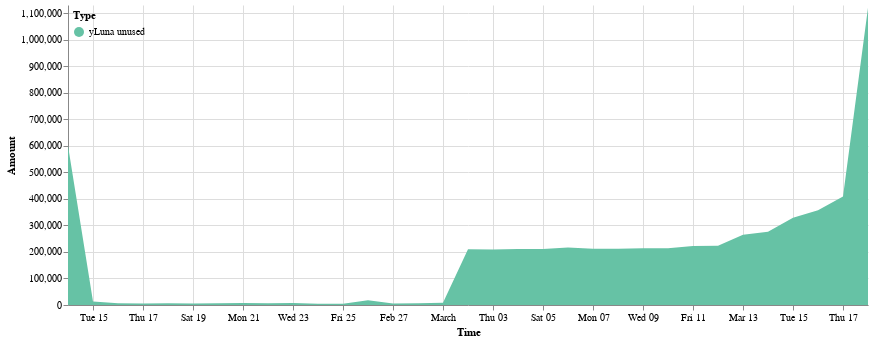

This figure's notebook cell:
### Code cell
cp.get_yluna_time_area_chart(ydp.asset_unused, 
               alt.Scale(scheme='set2'),
               min_date = ydp.asset_unused.Time.min(),
               max_date = ydp.asset_unused.Time.max(),
               top_padding = 10000
        ).properties(width=800).configure_view(strokeOpacity=0)

### Figure 1 — Vega-Lite specification as saved in the notebook (floating-point values rounded to 4 significant figures)
{"config": {"view": {"continuousWidth": 400, "continuousHeight": 300, "strokeOpacity": 0}}, "data": {"name": "data-fee9f65979435c92160f4b6ab503aceb"}, "mark": "area", "encoding": {"color": {"field": "Type", "legend": {"direction": "vertical", "legendY": 0, "orient": "none", "padding": 5}, "scale": {"scheme": "set2"}, "type": "nominal"}, "tooltip": [{"field": "Time", "format": "%Y-%m-%d", "type": "temporal"}, {"field": "Type", "type": "nominal"}, {"field": "Amount (millions)", "type": "nominal"}], "x": {"field": "Time", "scale": {"domain": ["2022-02-14", "2022-03-18"]}, "type": "temporal"}, "y": {"field": "Amount", "scale": {"domain": [0, 1131000.0]}, "type": "quantitative"}}, "width": 800, "$schema": "https://vega.github.io/schema/vega-lite/v4.17.0.json", "datasets": {"data-fee9f65979435c92160f4b6ab503aceb": [{"Time": "2022-02-14", "Amount signed": 890600.0, "Amount": 599900.0, "Type": "yLuna unused", "Amount (millions)": "0.6M"}, {"Time": "2022-02-15", "Amount signed": 213600.0, "Amount": 12850.0, "Type": "yLuna unused", "Amount (millions)": "0.01M"}, {"Time": "2022-02-16", "Amount signed": 36280.0, "Amount": 6408.0, "Type": "yLuna unused", "Amount (millions)": "0.01M"}, {"Time": "2022-02-17", "Amount signed": 390600.0, "Amount": 5548.0, "Type": "yLuna unused", "Amount (millions)": "0.01M"}, {"Time": "2022-02-18", "Amount signed": 19640.0, "Amount": 7017.0, "Type": "yLuna unused", "Amount (millions)": "0.01M"}, {"Time": "2022-02-19", "Amount signed": 9064.0, "Amount": 5723.0, "Type": "yLuna unused", "Amount (millions)": "0.01M"}, {"Time": "2022-02-20", "Amount signed": 5244.0, "Amount": 6330.0, "Type": "yLuna unused", "Amount (millions)": "0.01M"}, {"Time": "2022-02-21", "Amount signed": -5322.0, "Amount": 7872.0, "Type": "yLuna unused", "Amount (millions)": "0.01M"}, {"Time": "2022-02-22", "Amount signed": 2106.0, "Amount": 6721.0, "Type": "yLuna unused", "Amount (millions)": "0.01M"}, {"Time": "2022-02-23", "Amount signed": 4917.0, "Amount": 7470.0, "Type": "yLuna unused", "Amount (millions)": "0.01M"}, {"Time": "2022-02-24", "Amount signed": 59.87, "Amount": 4820.0, "Type": "yLuna unused", "Amount (millions)": "0.0M"}, {"Time": "2022-02-25", "Amount signed": 4428.0, "Amount": 4958.0, "Type": "yLuna unused", "Amount (millions)": "0.0M"}, {"Time": "2022-02-26", "Amount signed": 32790.0, "Amount": 18220.0, "Type": "yLuna unused", "Amount (millions)": "0.02M"}, {"Time": "2022-02-27", "Amount signed": 862.6, "Amount": 5902.0, "Type": "yLuna unused", "Amount (millions)": "0.01M"}, {"Time": "2022-02-28", "Amount signed": -740.1, "Amount": 6962.0, "Type": "yLuna unused", "Amount (millions)": "0.01M"}, {"Time": "2022-03-01", "Amount signed": -406.1, "Amount": 8711.0, "Type": "yLuna unused", "Amount (millions)": "0.01M"}, {"Time": "2022-03-02", "Amount signed": 201300.0, "Amount": 209700.0, "Type": "yLuna unused", "Amount (millions)": "0.21M"}, {"Time": "2022-03-03", "Amount signed": 1108.0, "Amount": 209600.0, "Type": "yLuna unused", "Amount (millions)": "0.21M"}, {"Time": "2022-03-04", "Amount signed": 2958.0, "Amount": 210700.0, "Type": "yLuna unused", "Amount (millions)": "0.21M"}, {"Time": "2022-03-05", "Amount signed": 8203.0, "Amount": 210800.0, "Type": "yLuna unused", "Amount (millions)": "0.21M"}, {"Time": "2022-03-06", "Amount signed": 35120.0, "Amount": 216800.0, "Type": "yLuna unused", "Amount (millions)": "0.22M"}, {"Time": "2022-03-07", "Amount signed": 267300.0, "Amount": 211800.0, "Type": "yLuna unused", "Amount (millions)": "0.21M"}, {"Time": "2022-03-08", "Amount signed": 97090.0, "Amount": 212000.0, "Type": "yLuna unused", "Amount (millions)": "0.21M"}, {"Time": "2022-03-09", "Amount signed": 257800.0, "Amount": 213700.0, "Type": "yLuna unused", "Amount (millions)": "0.21M"}, {"Time": "2022-03-10", "Amount signed": 65280.0, "Amount": 214100.0, "Type": "yLuna unused", "Amount (millions)": "0.21M"}, {"Time": "2022-03-11", "Amount signed": 418900.0, "Amount": 222400.0, "Type": "yLuna unused", "Amount (millions)": "0.22M"}, {"Time": "2022-03-12", "Amount signed": 29430.0, "Amount": 223800.0, "Type": "yLuna unused", "Amount (millions)": "0.22M"}, {"Time": "2022-03-13", "Amount signed": 65850.0, "Amount": 265200.0, "Type": "yLuna unused", "Amount (millions)": "0.27M"}, {"Time": "2022-03-14", "Amount signed": 20100.0, "Amount": 276200.0, "Type": "yLuna unused", "Amount (millions)": "0.28M"}, {"Time": "2022-03-15", "Amount signed": 105200.0, "Amount": 328900.0, "Type": "yLuna unused", "Amount (millions)": "0.33M"}, {"Time": "2022-03-16", "Amount signed": 58590.0, "Amount": 357100.0, "Type": "yLuna unused", "Amount (millions)": "0.36M"}, {"Time": "2022-03-17", "Amount signed": 94970.0, "Amount": 408600.0, "Type": "yLuna unused", "Amount (millions)": "0.41M"}, {"Time": "2022-03-18", "Amount signed": 98490.0, "Amount": 1121000.0, "Type": "yLuna unused", "Amount (millions)": "1.12M"}]}}
